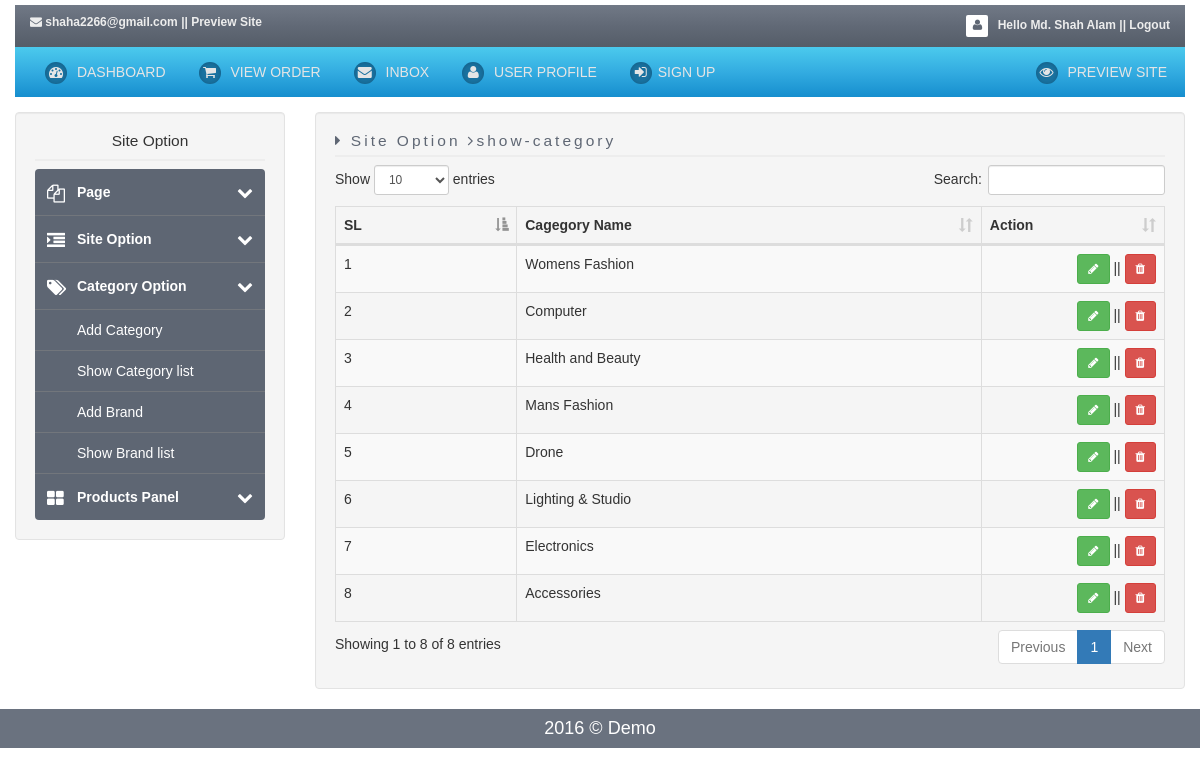
Screenshot of /admin/index.php?page=show-category (signed in) with the database file from the repository.
### tables this page shows
CREATE TABLE `tbl_category` (
  `catId` int(11) NOT NULL,
  `categoryName` varchar(200) DEFAULT NULL,
  `dateTime` datetime DEFAULT NULL,
  `updateDateTime` datetime DEFAULT NULL
);

### config/database.php (called while the page is built, shortened)
<?php
	class Database{
		public $host = DB_HOST;
		public $user = DB_USER;
		public $pass = DB_PASS;
		public $dbname = DB_NAME;
		public $link;
		private function connectDB(){
			$this->link = new mysqli($this->host, $this->user,$this->pass, $this->dbname);
		}
		public function select($sql){
			$result = $this->link->query($sql) or die($this->link->error.__LINE__);
			if($result->num_rows > 0){
				return $result;
			}else{
				return false;
			}
		}
	}
?>

### classes/category.php (called while the page is built, shortened)
<?php
	$dirpath = realpath(dirname(__FILE__));
	include_once ($dirpath.'/../config/database.php');
?>
<?php
	class Category{
		private $db;
		public function __construct(){
			$this->db = new Database();
		}
		public function showCategory(){
			$query 	= "SELECT * FROM tbl_category ORDER BY catId DESC";
			$result = $this->db->select($query);
			return $result;
		}
	}
?>

### admin/includes/show-category.php (the view, shortened to what this page needs)
<div class="col-md-12 form-horizontal">
	<table id="example" class="table table-striped table-bordered" width="100%" cellspacing="0">
        <thead>
            <tr>
                <th>SL</th>
                <th>Cagegory Name</th>
                <th>Action</th>
            </tr>
        </thead>
        <tbody>
			<?php
				$showCategory = $cat->showCategory();
				if($showCategory){
					$i = 0;
					while($result = $showCategory->fetch_assoc()){
						$i++;
				?>
					<tr>
						<td><?php echo $i; ?></td>
						<td><?php echo $result['categoryName'];?></td>
						<td width="22%" class="text-right"><button data-toggle="modal" data-target="#view-modal" data-id="<?php echo $result['catId'];?>" id="callCatjs" class="btn btn-sm btn-success"><i class="fa fa-pencil"></i> </button> || <a href="javascript:remove(<?php echo $result['catId'] ?>)" class="btn btn-sm btn-danger" data-toggle="tooltip" data-placement="top" title="Delete"><i class="fa fa-trash"></i></a></td>
					</tr>
			<?php } } ?>
        </tbody>
    </table>
</div>

### admin/css/style.css (style rules this page uses)
* { margin: 0px; padding: 0px; }
html, body { height: 100%; -webkit-font-smoothing: antialiased; font: normal 14px arial,sans-serif; }
body a { text-decoration:none!important; }

### rows the page displays
tbl_category: categoryName "Womens Fashion"
tbl_category: categoryName "Computer"
tbl_category: categoryName "Health and Beauty"
tbl_category: categoryName "Mans Fashion"
tbl_category: categoryName "Drone"
tbl_category: categoryName "Lighting & Studio"
tbl_category: categoryName "Electronics"
tbl_category: categoryName "Accessories"

### other values shown
Session::get('email') "shaha2266@gmail.com"
Session::get('controlerName') "Md. Shah Alam"
$title "show-category"
